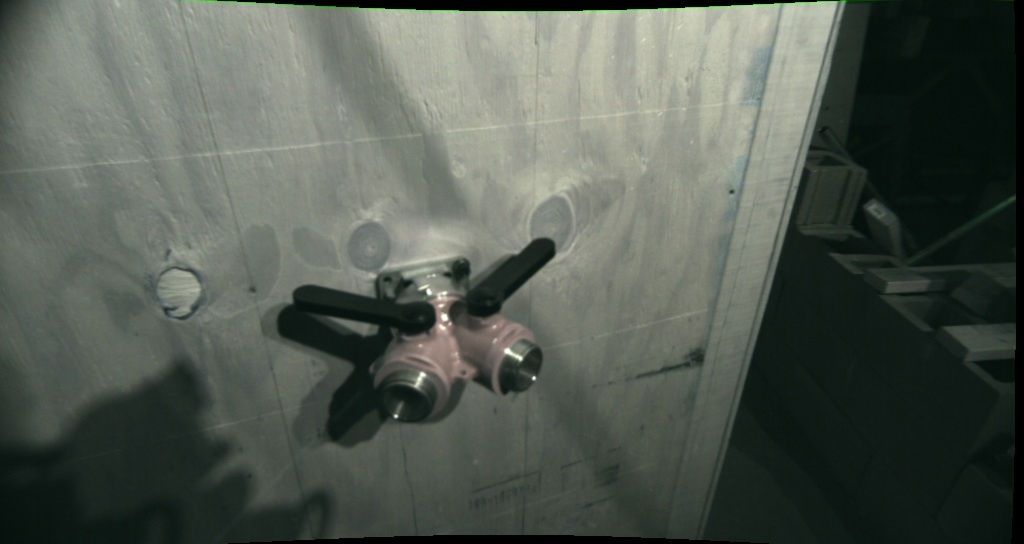
//> input picture software/config/subsystems/trials/firehose/typical_still_standpipe.jpg, 1024 x 544 px
$ ./morphological_gradient ../../../../config/subsystems/trials/firehose/typical_still_standpipe.jpg   (built with g++ and OpenCV 4)
//> lines starting //> are read from the running program, lines starting //| are printed output that depends on the picture; after the words box and inside, x2 and y2 are one past the last pixel; in counts of white or black regions, pixels touching at a corner belong together
#include "opencv2/imgproc/imgproc.hpp"
#include "opencv2/highgui/highgui.hpp"
#include <stdlib.h>
#include <stdio.h>
#include <iostream>

using namespace cv;
using namespace std;

int main( int argc, char** argv ){
  /// Load an image
  char* window_name = "Morphology Transformations Demo";
  Mat dst, src_gray;
  Mat src = imread( argv[1] );
//> src is the input picture: 544 rows x 1024 cols, CV_8UC3; mean B, G, R 82.3, 90.8, 83.5

  if( !src.data )
  { return -1; }


    cvtColor( src, src_gray, CV_RGB2GRAY );
  imshow( "Input", src );
    imshow( "Input Gray", src_gray );


 /// Create window
 namedWindow( window_name, CV_WINDOW_AUTOSIZE );

  int morph_elem = 0;
  int morph_size = 1;
  int morph_operator = 2;
  // Since MORPH_X : 2,3,4,5 and 6
  int operation = morph_operator + 2;

  std::cout << morph_elem << " " << morph_size << " " << operation << "\n";
  Mat element = getStructuringElement( morph_elem,
                   Size( 2*morph_size + 1, 2*morph_size+1 ),
                   Point( morph_size, morph_size ) );

  /// Apply the specified morphology operation
  morphologyEx( src, dst, operation, element );
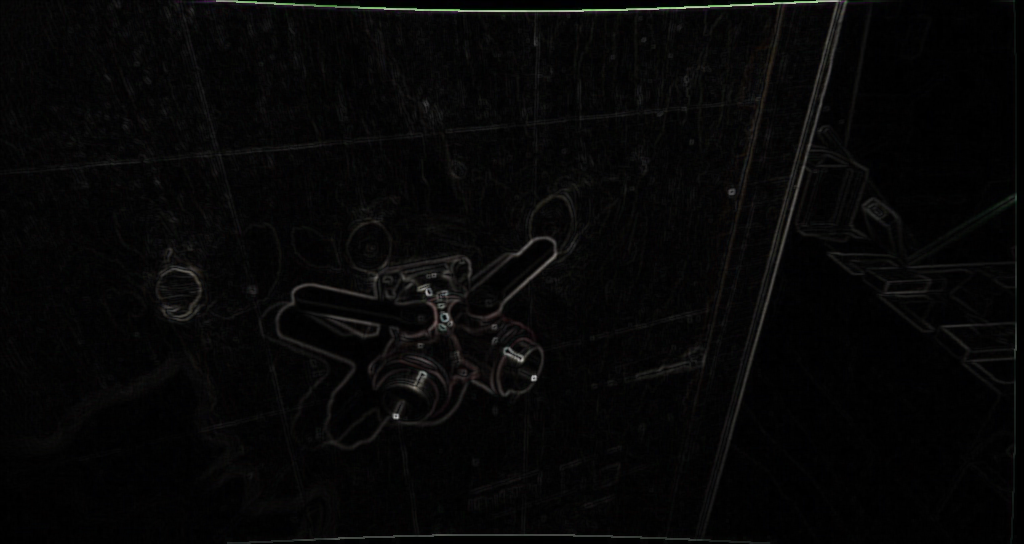
//> dst: 544 rows x 1024 cols, CV_8UC3; mean B, G, R 6.1, 6.2, 6.3
  imshow( window_name, dst );

//  threshold( src_gray, dst2, threshold_value, max_BINARY_value,threshold_type );


  /* 0: Binary
     1: Binary Inverted
     2: Threshold Truncated
     3: Threshold to Zero
     4: Threshold to Zero Inverted
   */
  Mat morph_gray, dst2;
  cvtColor( dst, morph_gray, CV_RGB2GRAY );


  bool color_version =false;
  if (color_version){ // rgb

    int threshold_value =10;
    int const max_BINARY_value = 255;
    int threshold_type = 0;

    threshold( morph_gray, dst2, threshold_value, max_BINARY_value,threshold_type );
    imshow( "Threshold", dst2 );

    cvtColor(dst2, dst2, CV_GRAY2BGR);
    cv::bitwise_or(src, dst2, dst2);


  }else{
    int threshold_value =10;
    int const max_BINARY_value = 255;
    int threshold_type = 1;

    threshold( morph_gray, dst2, threshold_value, max_BINARY_value,threshold_type );
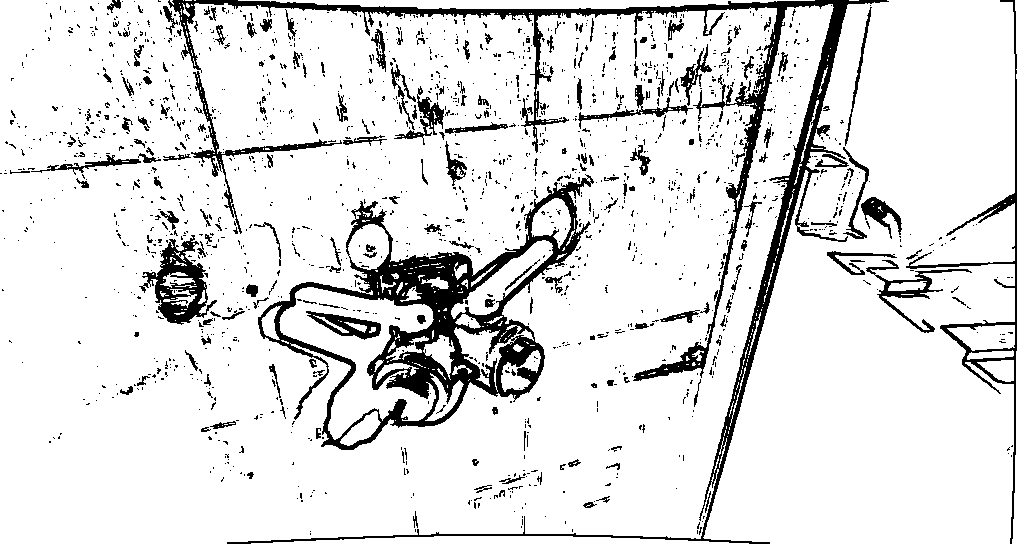
//> dst2: 544 rows x 1024 cols, CV_8UC1; 88.3% white; 1704 black regions (1509 under 20 px), largest, box (x1, y1, x2, y2) and area: (258, 174, 594, 450) 18223, (168, 0, 889, 544) 17546, (906, 0, 1017, 544) 2891
    imshow( "Threshold", dst2 );

    cv::bitwise_and(src_gray, dst2, dst2);
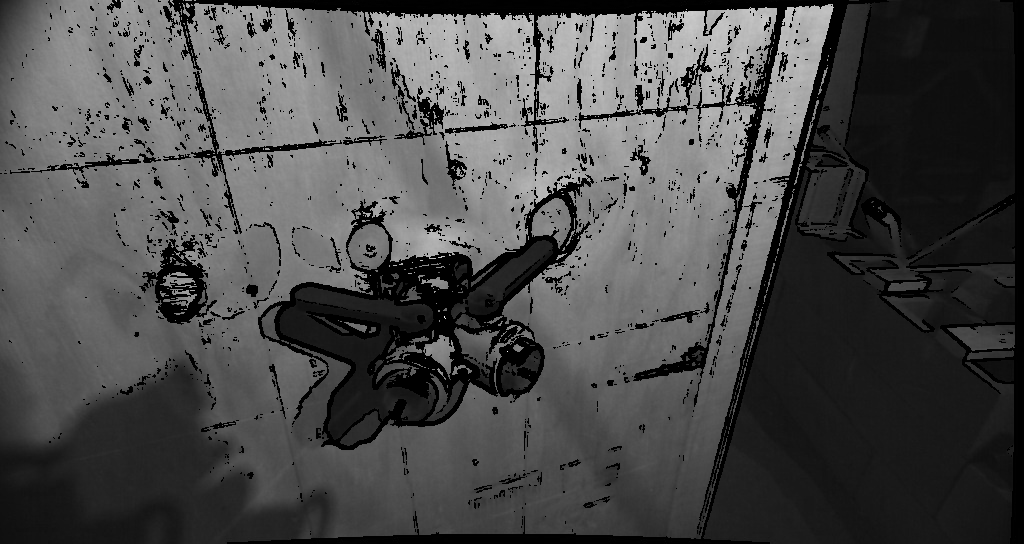
//> dst2: 544 rows x 1024 cols, CV_8UC1; min 0, max 250, mean 75.1


  }


  imshow( "Applied", dst2 );

  imwrite("test_out.png",dst2);

  waitKey(0);
  return 0;
}
